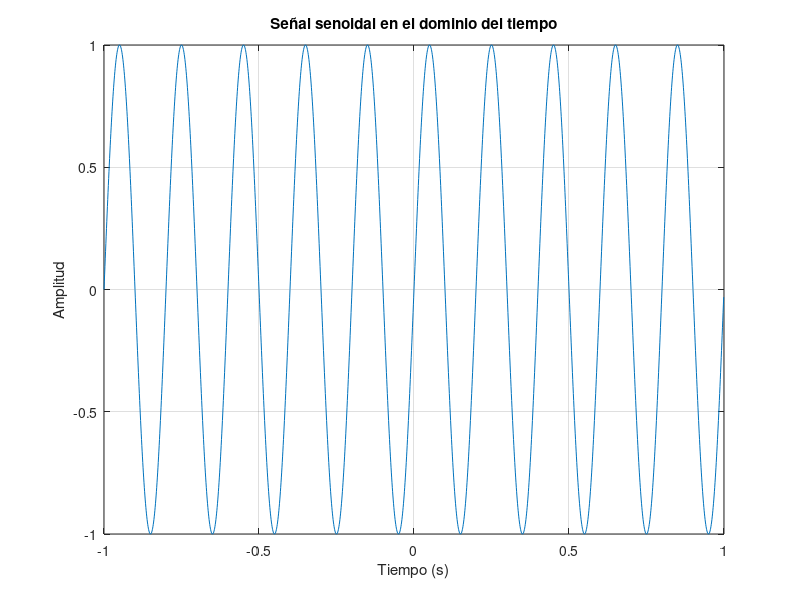
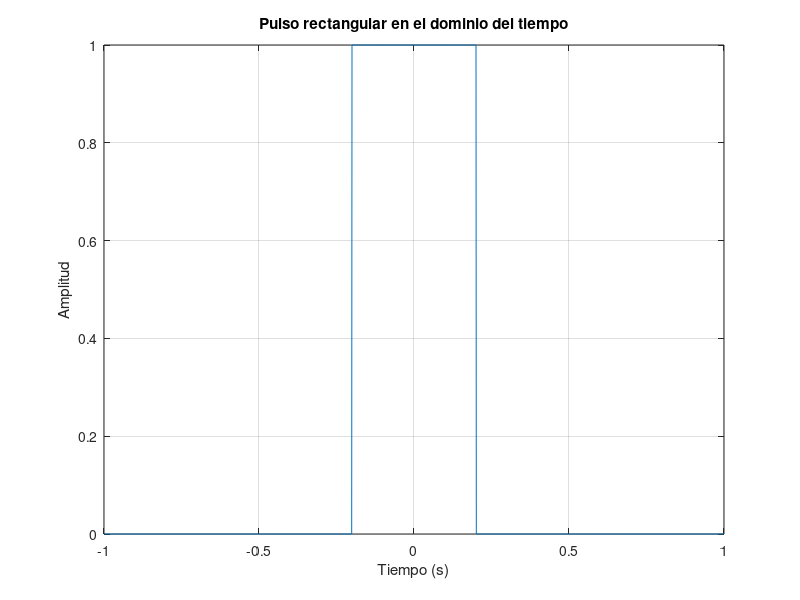
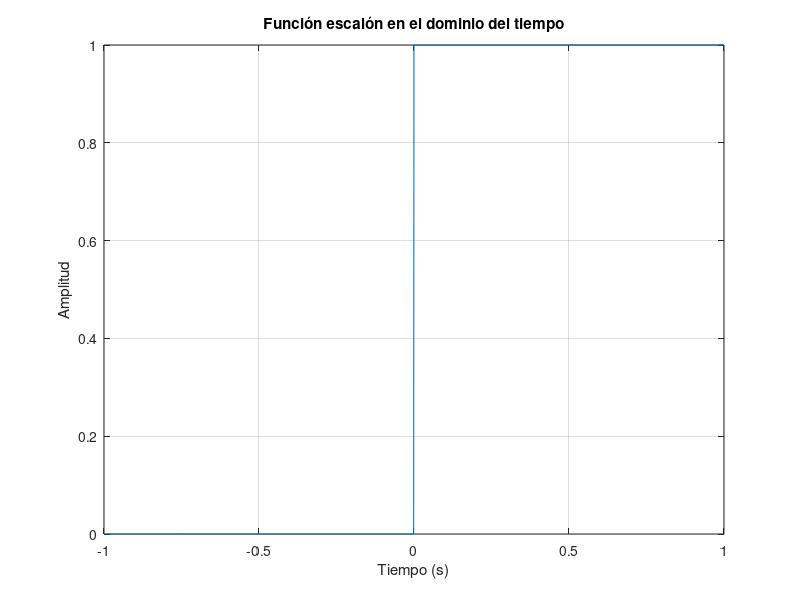
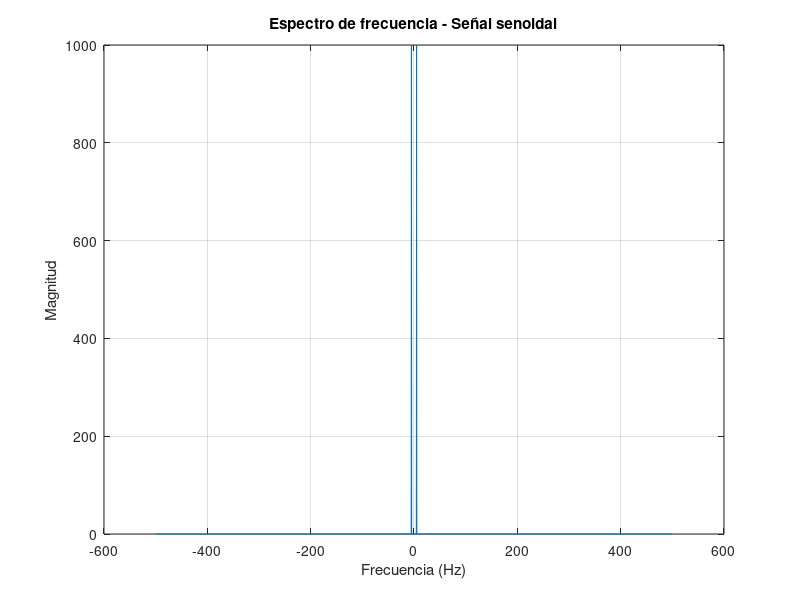

Here is the MATLAB script that generated these plots, in order:
% ====================================================
% Simulación y análisis de señales con Transformada de Fourier
% Autor: Elssye Elizabeth Canizales Martinez
% Fecha: 2026
% Descripción:
% Este programa genera señales y calcula su Transformada de Fourier
% ====================================================

clc;
clear;
close all;

% --------------------------------------------
% 1. Parámetros de tiempo
% --------------------------------------------

fs = 1000;              % Frecuencia de muestreo (Hz)
t = -1:1/fs:1-1/fs;    % Vector de tiempo

% --------------------------------------------
% 2. Crear señales
% --------------------------------------------

% Señal senoidal
f = 5;  
senal_seno = sin(2*pi*f*t);

% Pulso rectangular
pulso = double(abs(t) < 0.2);

% Función escalón
escalon = double(t >= 0);

% --------------------------------------------
% 3. Graficar señales en el tiempo
% --------------------------------------------

figure;
plot(t, senal_seno);
title('Señal senoidal en el dominio del tiempo');
xlabel('Tiempo (s)');
ylabel('Amplitud');
grid on;

figure;
plot(t, pulso);
title('Pulso rectangular en el dominio del tiempo');
xlabel('Tiempo (s)');
ylabel('Amplitud');
grid on;

figure;
plot(t, escalon);
title('Función escalón en el dominio del tiempo');
xlabel('Tiempo (s)');
ylabel('Amplitud');
grid on;

% --------------------------------------------
% 4. Transformada de Fourier
% --------------------------------------------

fft_seno = fft(senal_seno);
fft_pulso = fft(pulso);
fft_escalon = fft(escalon);

n = length(t);
frecuencia = (-n/2:n/2-1)*(fs/n);

% Centrar espectro
fft_seno_shift = fftshift(fft_seno);
fft_pulso_shift = fftshift(fft_pulso);
fft_escalon_shift = fftshift(fft_escalon);

% --------------------------------------------
% 5. Magnitud del espectro
% --------------------------------------------

figure;
plot(frecuencia, abs(fft_seno_shift));
title('Espectro de frecuencia - Señal senoidal');
xlabel('Frecuencia (Hz)');
ylabel('Magnitud');
grid on;

figure;
plot(frecuencia, abs(fft_pulso_shift));
title('Espectro de frecuencia - Pulso rectangular');
xlabel('Frecuencia (Hz)');
ylabel('Magnitud');
grid on;

figure;
plot(frecuencia, abs(fft_escalon_shift));
title('Espectro de frecuencia - Función escalón');
xlabel('Frecuencia (Hz)');
ylabel('Magnitud');
grid on;

% --------------------------------------------
% 6. Fase del espectro
% --------------------------------------------

figure;
plot(frecuencia, angle(fft_seno_shift));
title('Fase - Señal senoidal');
xlabel('Frecuencia (Hz)');
ylabel('Fase');
grid on;

% --------------------------------------------
% 7. Propiedad de linealidad
% --------------------------------------------

senal_combinada = senal_seno + pulso;

fft_combinada = fftshift(fft(senal_combinada));

figure;
plot(frecuencia, abs(fft_combinada));
title('Espectro de señal combinada (Propiedad de linealidad)');
xlabel('Frecuencia (Hz)');
ylabel('Magnitud');

grid on;
